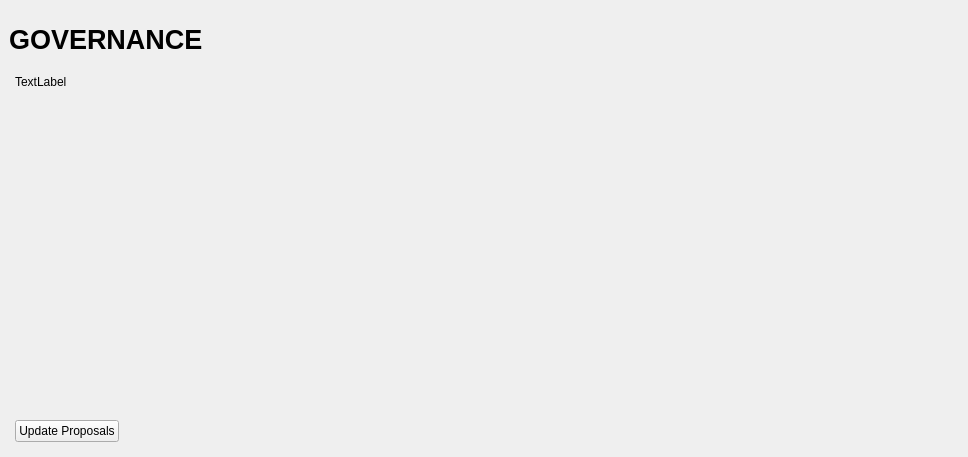
<?xml version="1.0" encoding="UTF-8"?>
<ui version="4.0">
 <class>GovernancePage</class>
 <widget class="QWidget" name="GovernancePage">
  <property name="geometry">
   <rect>
    <x>0</x>
    <y>0</y>
    <width>968</width>
    <height>457</height>
   </rect>
  </property>
  <property name="windowTitle">
   <string>Form</string>
  </property>
  <layout class="QVBoxLayout" name="topLayout" stretch="0">
   <property name="leftMargin">
    <number>9</number>
   </property>
   <property name="topMargin">
    <number>9</number>
   </property>
   <property name="rightMargin">
    <number>9</number>
   </property>
   <property name="bottomMargin">
    <number>9</number>
   </property>
   <item>
    <layout class="QVBoxLayout" name="verticalLayout_Master" stretch="0,1">
     <property name="spacing">
      <number>0</number>
     </property>
     <item>
      <widget class="QFrame" name="frame_Header">
       <layout class="QVBoxLayout" name="verticalLayout_4">
        <property name="leftMargin">
         <number>0</number>
        </property>
        <property name="topMargin">
         <number>0</number>
        </property>
        <property name="rightMargin">
         <number>0</number>
        </property>
        <property name="bottomMargin">
         <number>0</number>
        </property>
        <item>
         <layout class="QHBoxLayout" name="horizontalLayout_Header" stretch="1,0,1">
          <item>
           <widget class="QLabel" name="labelOverviewHeaderLeft">
            <property name="minimumSize">
             <size>
              <width>464</width>
              <height>60</height>
             </size>
            </property>
            <property name="maximumSize">
             <size>
              <width>16777215</width>
              <height>60</height>
             </size>
            </property>
            <property name="font">
             <font>
              <pointsize>20</pointsize>
              <weight>75</weight>
              <bold>true</bold>
             </font>
            </property>
            <property name="text">
             <string>GOVERNANCE</string>
            </property>
           </widget>
          </item>
          <item>
           <spacer name="horizontalSpacer">
            <property name="orientation">
             <enum>Qt::Horizontal</enum>
            </property>
            <property name="sizeHint" stdset="0">
             <size>
              <width>40</width>
              <height>20</height>
             </size>
            </property>
           </spacer>
          </item>
          <item>
           <widget class="QLabel" name="labelOverviewHeaderRight">
            <property name="minimumSize">
             <size>
              <width>464</width>
              <height>60</height>
             </size>
            </property>
            <property name="maximumSize">
             <size>
              <width>16777215</width>
              <height>60</height>
             </size>
            </property>
            <property name="font">
             <font>
              <pointsize>14</pointsize>
             </font>
            </property>
            <property name="text">
             <string/>
            </property>
            <property name="alignment">
             <set>Qt::AlignRight|Qt::AlignTrailing|Qt::AlignVCenter</set>
            </property>
           </widget>
          </item>
         </layout>
        </item>
       </layout>
      </widget>
     </item>
     <item>
      <widget class="QFrame" name="frame_BG">
       <layout class="QVBoxLayout" name="verticalLayout_3">
        <property name="leftMargin">
         <number>6</number>
        </property>
        <property name="topMargin">
         <number>6</number>
        </property>
        <property name="rightMargin">
         <number>6</number>
        </property>
        <property name="bottomMargin">
         <number>6</number>
        </property>
        <item>
         <widget class="QFrame" name="frame_Content">
          <layout class="QVBoxLayout" name="verticalLayout">
           <property name="spacing">
            <number>0</number>
           </property>
           <property name="leftMargin">
            <number>0</number>
           </property>
           <property name="topMargin">
            <number>0</number>
           </property>
           <property name="rightMargin">
            <number>0</number>
           </property>
           <property name="bottomMargin">
            <number>0</number>
           </property>
           <item>
            <layout class="QVBoxLayout" name="verticalLayout_2">
             <item>
              <widget class="QLabel" name="label">
               <property name="text">
                <string>TextLabel</string>
               </property>
              </widget>
             </item>
             <item>
              <widget class="QScrollArea" name="scrollArea">
               <property name="sizePolicy">
                <sizepolicy hsizetype="Expanding" vsizetype="Minimum">
                 <horstretch>0</horstretch>
                 <verstretch>1</verstretch>
                </sizepolicy>
               </property>
               <property name="frameShape">
                <enum>QFrame::NoFrame</enum>
               </property>
               <property name="frameShadow">
                <enum>QFrame::Plain</enum>
               </property>
               <property name="lineWidth">
                <number>0</number>
               </property>
               <property name="horizontalScrollBarPolicy">
                <enum>Qt::ScrollBarAlwaysOff</enum>
               </property>
               <property name="sizeAdjustPolicy">
                <enum>QAbstractScrollArea::AdjustIgnored</enum>
               </property>
               <property name="widgetResizable">
                <bool>true</bool>
               </property>
               <widget class="QWidget" name="scrollAreaWidgetContents">
                <property name="geometry">
                 <rect>
                  <x>0</x>
                  <y>0</y>
                  <width>934</width>
                  <height>245</height>
                 </rect>
                </property>
                <property name="sizePolicy">
                 <sizepolicy hsizetype="Preferred" vsizetype="Minimum">
                  <horstretch>0</horstretch>
                  <verstretch>1</verstretch>
                 </sizepolicy>
                </property>
                <layout class="QGridLayout" name="proposalGrid" rowstretch="0" columnstretch="0">
                 <property name="sizeConstraint">
                  <enum>QLayout::SetDefaultConstraint</enum>
                 </property>
                 <property name="leftMargin">
                  <number>0</number>
                 </property>
                 <property name="topMargin">
                  <number>0</number>
                 </property>
                 <property name="rightMargin">
                  <number>50</number>
                 </property>
                 <property name="bottomMargin">
                  <number>0</number>
                 </property>
                 <property name="spacing">
                  <number>0</number>
                 </property>
                </layout>
               </widget>
              </widget>
             </item>
             <item>
              <spacer name="verticalSpacer">
               <property name="orientation">
                <enum>Qt::Vertical</enum>
               </property>
               <property name="sizeHint" stdset="0">
                <size>
                 <width>20</width>
                 <height>40</height>
                </size>
               </property>
              </spacer>
             </item>
             <item>
              <layout class="QHBoxLayout" name="horizontalLayout">
               <item>
                <widget class="QPushButton" name="UpdateButton">
                 <property name="text">
                  <string>Update Proposals</string>
                 </property>
                </widget>
               </item>
               <item>
                <spacer name="horizontalSpacer_2">
                 <property name="orientation">
                  <enum>Qt::Horizontal</enum>
                 </property>
                 <property name="sizeHint" stdset="0">
                  <size>
                   <width>40</width>
                   <height>20</height>
                  </size>
                 </property>
                </spacer>
               </item>
              </layout>
             </item>
            </layout>
           </item>
          </layout>
         </widget>
        </item>
       </layout>
      </widget>
     </item>
    </layout>
   </item>
  </layout>
 </widget>
 <resources/>
 <connections/>
</ui>
